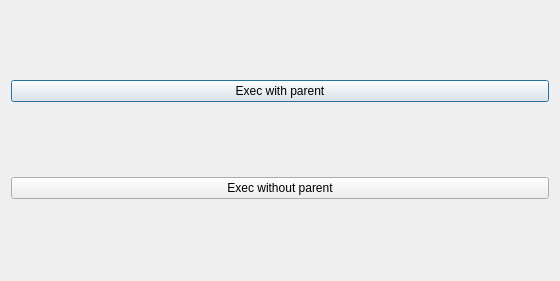
<?xml version="1.0" encoding="UTF-8"?>
<ui version="4.0">
 <class>Dialog</class>
 <widget class="QDialog" name="Dialog">
  <property name="geometry">
   <rect>
    <x>0</x>
    <y>0</y>
    <width>560</width>
    <height>281</height>
   </rect>
  </property>
  <property name="windowTitle">
   <string>Dialog</string>
  </property>
  <layout class="QVBoxLayout" name="verticalLayout">
   <item>
    <widget class="QPushButton" name="btnWith">
     <property name="text">
      <string>Exec with parent</string>
     </property>
    </widget>
   </item>
   <item>
    <widget class="QPushButton" name="btnWithout">
     <property name="text">
      <string>Exec without parent</string>
     </property>
    </widget>
   </item>
  </layout>
 </widget>
 <resources/>
 <connections/>
</ui>
